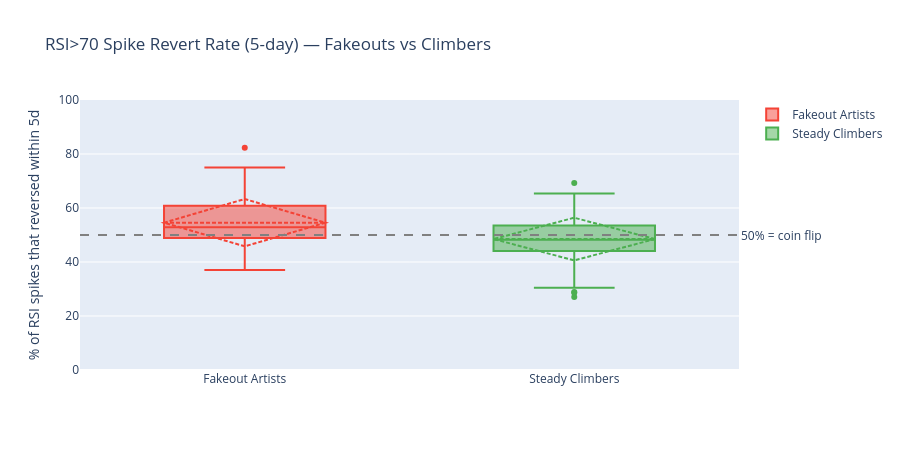
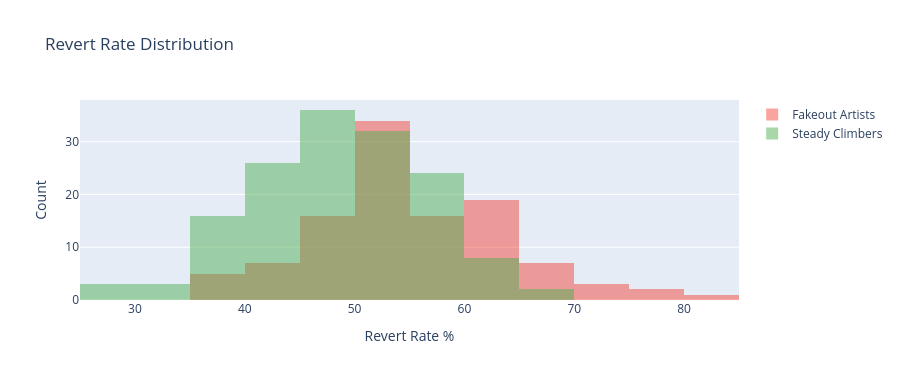

These figures' notebook cell, in order:
### Markdown cell above
## 4. Revert rate comparison — Fakeouts vs Climbers

### Code cell
fig = go.Figure()
fig.add_trace(go.Box(
    y=fakeout_rates['revert_rate'] * 100,
    name='Fakeout Artists',
    marker_color='#F44336',
    boxmean='sd'
))
fig.add_trace(go.Box(
    y=climber_rates['revert_rate'] * 100,
    name='Steady Climbers',
    marker_color='#4CAF50',
    boxmean='sd'
))
fig.add_hline(y=50, line_dash='dash', line_color='grey',
              annotation_text='50% = coin flip', annotation_position='right')
fig.update_layout(
    title='RSI>70 Spike Revert Rate (5-day) — Fakeouts vs Climbers',
    height=450, yaxis_title='% of RSI spikes that reversed within 5d',
    yaxis_range=[0, 100]
)
fig.show()

# Distribution overlay
fig2 = go.Figure()
fig2.add_trace(go.Histogram(x=fakeout_rates['revert_rate']*100, nbinsx=20,
                             name='Fakeout Artists', marker_color='rgba(244,67,54,0.6)',
                             opacity=0.8))
fig2.add_trace(go.Histogram(x=climber_rates['revert_rate']*100, nbinsx=20,
                             name='Steady Climbers', marker_color='rgba(76,175,80,0.6)',
                             opacity=0.8))
fig2.update_layout(
    barmode='overlay',
    title='Revert Rate Distribution',
    height=380, xaxis_title='Revert Rate %', yaxis_title='Count'
)
fig2.show()

### Figure 1 — Plotly figure (JSON) as saved in the notebook; plotly's stock layout.template omitted (floating-point values rounded to 4 significant figures; data arrays with more than 128 entries replaced by an {"elided": "..."} marker saying what was removed)
{"data": [{"boxmean": "sd", "marker": {"color": "#F44336"}, "name": "Fakeout Artists", "type": "box", "y": [50.0, 50.0, 57.5, 47.06, 57.14, 43.33, 39.13, 58.33, 70.97, 53.49, 56.41, 60.0, 60.87, 50.0, 48.57, 73.68, 62.86, 46.43, 64.71, 51.52, 67.74, 60.61, 50.0, 60.53, 61.36, 37.04, 58.82, 55.81, 50.0, 51.43, 39.39, 54.55, 56.76, 48.57, 50.0, 75.0, 61.76, 59.52, 50.0, 48.89, 42.42, 55.56, 50.0, 53.49, 50.0, 62.5, 55.81, 60.87, 48.48, 52.63, 61.54, 54.55, 52.0, 51.43, 63.33, 57.14, 67.86, 42.5, 53.19, 73.33, 63.64, 61.9, 62.86, 54.29, 46.67, 50.91, 55.26, 44.19, 46.15, 41.18, 43.75, 50.0, 65.0, 50.0, 45.16, 50.0, 52.38, 51.22, 54.55, 75.0, 45.0, 51.85, 56.25, 63.16, 39.39, 82.35, 50.0, 50.0, 46.15, 51.43, 47.62, 61.54, 58.97, 48.28, 37.14, 47.37, 56.82, 48.39, 50.0, 65.38, 66.67, 63.16, 42.86, 60.0, 65.85, 67.57, 51.35, 59.46, 45.45, 50.0]}, {"boxmean": "sd", "marker": {"color": "#4CAF50"}, "name": "Steady Climbers", "type": "box", "y": {"elided": "150 float values"}}], "layout": {"annotations": [{"showarrow": false, "text": "50% = coin flip", "x": 1, "xanchor": "left", "xref": "x domain", "y": 50, "yanchor": "middle", "yref": "y"}], "height": 450, "shapes": [{"line": {"color": "grey", "dash": "dash"}, "type": "line", "x0": 0, "x1": 1, "xref": "x domain", "y0": 50, "y1": 50, "yref": "y"}], "title": {"text": "RSI>70 Spike Revert Rate (5-day) — Fakeouts vs Climbers"}, "yaxis": {"range": [0, 100], "title": {"text": "% of RSI spikes that reversed within 5d"}}}}

### Figure 2 — Plotly figure (JSON) as saved in the notebook; plotly's stock layout.template omitted (floating-point values rounded to 4 significant figures; data arrays with more than 128 entries replaced by an {"elided": "..."} marker saying what was removed)
{"data": [{"marker": {"color": "rgba(244,67,54,0.6)"}, "name": "Fakeout Artists", "nbinsx": 20, "opacity": 0.8, "type": "histogram", "x": [50.0, 50.0, 57.5, 47.06, 57.14, 43.33, 39.13, 58.33, 70.97, 53.49, 56.41, 60.0, 60.87, 50.0, 48.57, 73.68, 62.86, 46.43, 64.71, 51.52, 67.74, 60.61, 50.0, 60.53, 61.36, 37.04, 58.82, 55.81, 50.0, 51.43, 39.39, 54.55, 56.76, 48.57, 50.0, 75.0, 61.76, 59.52, 50.0, 48.89, 42.42, 55.56, 50.0, 53.49, 50.0, 62.5, 55.81, 60.87, 48.48, 52.63, 61.54, 54.55, 52.0, 51.43, 63.33, 57.14, 67.86, 42.5, 53.19, 73.33, 63.64, 61.9, 62.86, 54.29, 46.67, 50.91, 55.26, 44.19, 46.15, 41.18, 43.75, 50.0, 65.0, 50.0, 45.16, 50.0, 52.38, 51.22, 54.55, 75.0, 45.0, 51.85, 56.25, 63.16, 39.39, 82.35, 50.0, 50.0, 46.15, 51.43, 47.62, 61.54, 58.97, 48.28, 37.14, 47.37, 56.82, 48.39, 50.0, 65.38, 66.67, 63.16, 42.86, 60.0, 65.85, 67.57, 51.35, 59.46, 45.45, 50.0]}, {"marker": {"color": "rgba(76,175,80,0.6)"}, "name": "Steady Climbers", "nbinsx": 20, "opacity": 0.8, "type": "histogram", "x": {"elided": "150 float values"}}], "layout": {"barmode": "overlay", "height": 380, "title": {"text": "Revert Rate Distribution"}, "xaxis": {"title": {"text": "Revert Rate %"}}, "yaxis": {"title": {"text": "Count"}}}}
